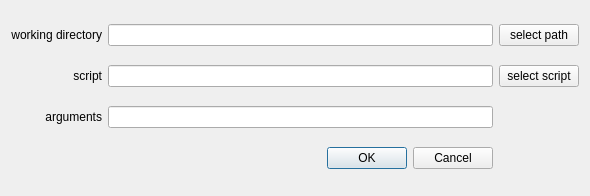
<?xml version="1.0" encoding="UTF-8"?>
<ui version="4.0">
 <class>Dialog</class>
 <widget class="QDialog" name="Dialog">
  <property name="geometry">
   <rect>
    <x>0</x>
    <y>0</y>
    <width>590</width>
    <height>196</height>
   </rect>
  </property>
  <property name="windowTitle">
   <string>Dialog</string>
  </property>
  <layout class="QGridLayout" name="gridLayout">
   <item row="1" column="2">
    <widget class="QPushButton" name="btnScript">
     <property name="text">
      <string>select script</string>
     </property>
    </widget>
   </item>
   <item row="1" column="1">
    <widget class="QLineEdit" name="txtScript"/>
   </item>
   <item row="2" column="0">
    <widget class="QLabel" name="lblPath_2">
     <property name="text">
      <string>arguments</string>
     </property>
     <property name="alignment">
      <set>Qt::AlignRight|Qt::AlignTrailing|Qt::AlignVCenter</set>
     </property>
    </widget>
   </item>
   <item row="0" column="0">
    <widget class="QLabel" name="lblPath">
     <property name="text">
      <string>working directory</string>
     </property>
     <property name="alignment">
      <set>Qt::AlignRight|Qt::AlignTrailing|Qt::AlignVCenter</set>
     </property>
    </widget>
   </item>
   <item row="1" column="0">
    <widget class="QLabel" name="lblScript">
     <property name="text">
      <string>script</string>
     </property>
     <property name="alignment">
      <set>Qt::AlignRight|Qt::AlignTrailing|Qt::AlignVCenter</set>
     </property>
    </widget>
   </item>
   <item row="0" column="2">
    <widget class="QPushButton" name="btnPath">
     <property name="text">
      <string>select path</string>
     </property>
    </widget>
   </item>
   <item row="0" column="1">
    <widget class="QLineEdit" name="txtPath"/>
   </item>
   <item row="2" column="1">
    <widget class="QLineEdit" name="txtArgs"/>
   </item>
   <item row="4" column="1">
    <widget class="QDialogButtonBox" name="buttonBox">
     <property name="orientation">
      <enum>Qt::Horizontal</enum>
     </property>
     <property name="standardButtons">
      <set>QDialogButtonBox::Cancel|QDialogButtonBox::Ok</set>
     </property>
    </widget>
   </item>
  </layout>
 </widget>
 <resources/>
 <connections>
  <connection>
   <sender>buttonBox</sender>
   <signal>accepted()</signal>
   <receiver>Dialog</receiver>
   <slot>accept()</slot>
   <hints>
    <hint type="sourcelabel">
     <x>248</x>
     <y>254</y>
    </hint>
    <hint type="destinationlabel">
     <x>157</x>
     <y>274</y>
    </hint>
   </hints>
  </connection>
  <connection>
   <sender>buttonBox</sender>
   <signal>rejected()</signal>
   <receiver>Dialog</receiver>
   <slot>reject()</slot>
   <hints>
    <hint type="sourcelabel">
     <x>316</x>
     <y>260</y>
    </hint>
    <hint type="destinationlabel">
     <x>286</x>
     <y>274</y>
    </hint>
   </hints>
  </connection>
 </connections>
</ui>
